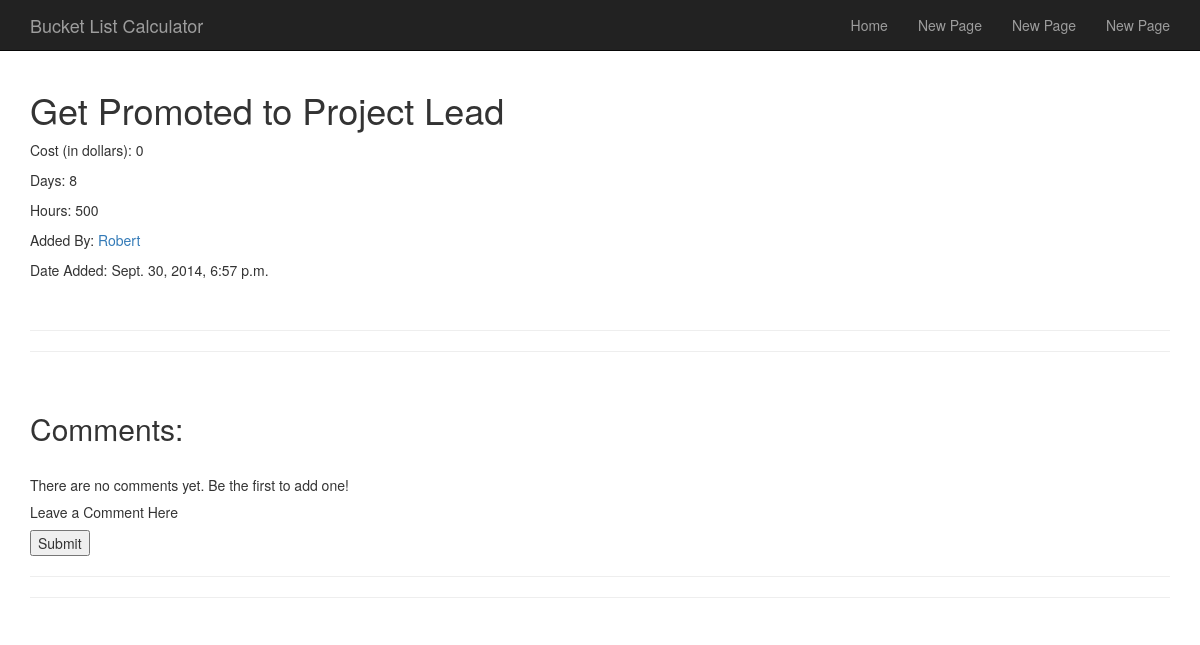
Screenshot of /bucketlist/item/183/ (signed in) with the database file from the repository.
### BucketList/models.py (models this page shows, shortened)
class BucketListItem(models.Model):
    text = models.CharField(max_length = 200)
    pub_by = models.ForeignKey(User,editable = False)
    pub_date = models.DateTimeField(editable=False)
    goal_type = models.CharField(choices = CHOICES, max_length = 200)
    cost = models.IntegerField(max_length = 20)
    time = models.IntegerField(max_length = 20)
    hours = models.IntegerField(max_length = 20)
    crossed_off = models.BooleanField(editable = False)
    def __unicode__(self):
        return self.text
    def recently_added(self):
        return self.pub_date >= timezone.now() - datetime.timedelta(days = 1)
    recently_added.boolean = True

### BucketList/views.py (the view)
# urls.py: url(r'^item/(?P<id>\w+)/', views.index_items, name = 'index items'),
@login_required
def index_items(request, id):
    item = BucketListItem.objects.get(pk = id)
    current_user = UserProfile.objects.get(pk = request.user.id)
    comments = Comment.objects.filter(item = item)
    if request.POST:
        form = CommentForm(request.POST)
        if form.is_valid():
            body = form.cleaned_data['body']
            my_model = form.save(commit = False)
            my_model.created = timezone.now()
            my_model.author = current_user.user
            my_model.item = item
            my_model.body = body
            my_model.save()
            form = CommentForm()
    else:
        form = CommentForm()
    context = {'item': item,
                      'id': id,
                      'comments': comments,
                      'form': form,
                      }
    return render(request, 'BucketList/index_items.html', context)

### BucketList/templates/BucketList/index_items.html (shortened to what this page needs)
{% extends 'base.html' %}
{% block content %}
{% if item %}
    {% if item.crossed_off %}
        <h1 style="text-decoration: line-through;">{{item}}</h1>
    {% else %}
        <h1>{{item}}</h1>
    {% endif %}
        <p>Cost (in dollars):   {{item.cost}}</p>
        <p>Days:   {{item.time}}</p>
        <p>Hours: {{item.hours}}</p>
        <p>Added By:   <a href='/bucketlist/userstats/{{item.pub_by}}/'>{{item.pub_by}}</a></p>
        {% load avatar_tags %}
        <p>Date Added:   {{item.pub_date}}</p>
        <br>
        <hr>
        <hr>
        <br>
        <h2>Comments:</h2>
        <br>
        {% if comments %}
            {% for comment in comments %}
                <div>
                    <h3>{{comment.author}}</h3>
                    {% avatar comment.author 30 %}
                    <h5>{{comment.created}}</h3>
                    <p>{{comment.body}}</h3>
                </div>
                <hr>
            {% endfor %}
        {% else %}
            <p>There are no comments yet.  Be the first to add one!</p>
        {% endif %}
        <h5>Leave a Comment Here</h5>
        <form action="/bucketlist/item/{{id}}/" method = "post">
            <input type = "submit" value = "Submit">
        </form>
{% else %}
    <p>There seems to have been an error.</p>
{% endif %}
{% endblock content %}

### templates/base.html (style rules this page uses)
body { padding-top: 70px; }

### rows the page displays
BucketListItem: text "Get Promoted to Project Lead", cost "0", time "8", hours "500", pub_by "Robert", pub_date "Sept. 30, 2014, 6:57 p.m."
